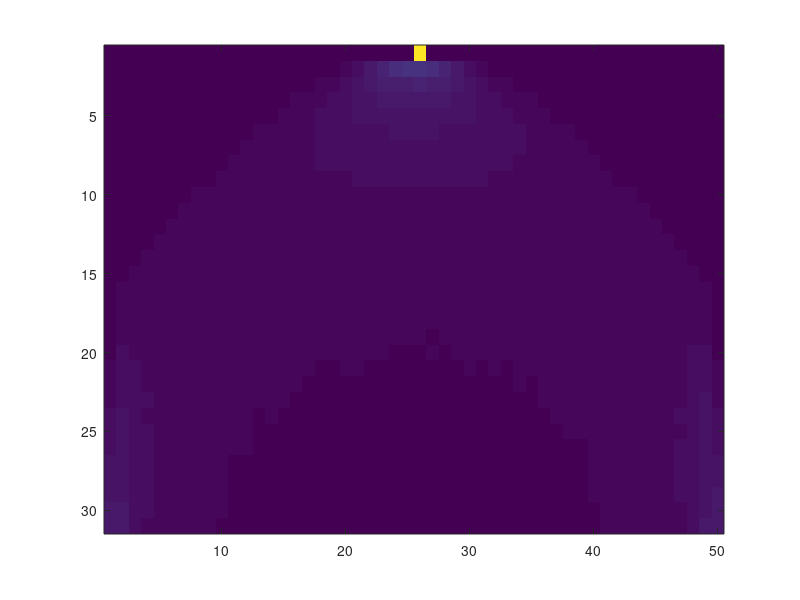
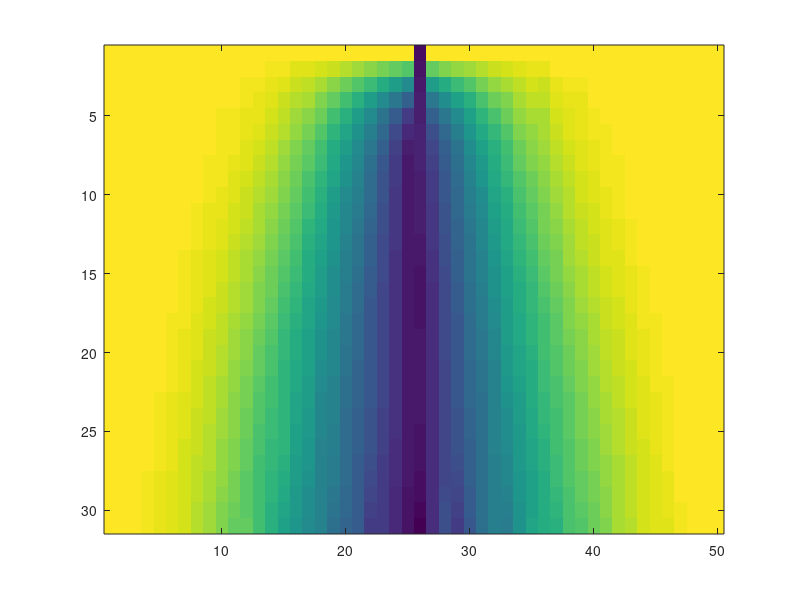

MATLAB code for these plots, in order:
function [Vd,Ve] = embodiedValue(sig2, c, T)
%% plots an example of a value function and the associated bound, when you ...
%% have to move to the target
%
% sig2 is the overall task difficulty (variance of prior on mu), c is the
% evidence accumulation cost, and t is the time until which the values are
% to be computed. The function computes until 5*t that time, but only
% displays the value function / bounds until t.
%
% If not given, the arguments default to sig2 = 0.5^2, c = 0.1, and t = 3.


%% settings
% task difficulty
if nargin < 1, sig2 = 0.5^2; end;
% cost for accumulating evidence
if nargin < 2, c = 0.1; end;
% time-frame of interest
if nargin < 3, T = 3; end
% discretisation of belief and time (coarse, as only visualisation)
g_num = 50; %100
x_num = 5; %number of steps needed to move to either L or R target
dt = 0.1;

%% compute the value function
makeFlat = @(x) x(:);

%% time steps
ts = 0:dt:T;
N = length(ts);

% ggAll = zeros(numel(gs),numel(gs),N);
% %bins = f;
nInstances = 10000;
numAccum = 10;
x = meshgrid((1:N)-1,1:nInstances);
Vd = 0;
ggOr = 0;Vhist = 0;
for i = 1:numAccum
    runs = randn(nInstances,length(ts)-1)*dt;
    rates = randn(nInstances,1)*sqrt(sig2)*dt;%(floor(rand(nInstances,1)*2)-.5)*dt/3;%
    runs = [zeros(nInstances,1) bsxfun(@plus,runs,rates)];
    runs = cumsum(runs,2);
    isRight = bsxfun(@times,sign(runs),sign(rates))/2+.5;
    Vd = Vd + accumarray([x(:)+1 binFun(makeFlat(runs(:)),g_num)],isRight(:),[],@sum);
    Vhist = Vhist + accumarray([x(:)+1 binFun(makeFlat(runs(:)),g_num)],ones(1,numel(isRight)));
    ggOr = ggOr + accumarray([makeFlat(x(:,1:end-1))+1 binFun(makeFlat(runs(:,1:end-1)),g_num) ...
        binFun(makeFlat(runs(:,2:end)),g_num)],ones(1,(N-1)*nInstances));%...
        %min(g_num,max(1,round((makeFlat(runs(:,1:end-1))/scale+.5)*g_num))) ...
        %min(g_num,max(1,round((makeFlat(runs(:,2:end))/scale+.5)*g_num)))],ones(1,(N-1)*nInstances));
end
Vd = Vd./Vhist;Vd(isnan(Vd)) = 1;

%for i = 1:size(ggOr,2)
%     for j = 1:size(ggOr,3)
%         ggOr(:,i,j) = filtfilt(gausswin(7),sum(gausswin(7)),ggOr(:,i,j));
%
%end
for i = 1:size(Vd,2)
    Vd(:,i) = filtfilt(gausswin(1/dt),sum(gausswin(1/dt)),Vd(:,i));
end
ggOr = bsxfun(@rdivide, ggOr, sum(ggOr, 3));
figure;imagesc(Vhist);
 figure;imagesc(Vd);
% figure;imagesc(squeeze(ggOr(end,:,:))-squeeze(ggOr(end,:,:))');
% figure;imagesc(squeeze(ggOr(round(end*.75),:,:) - ggOr(round(end/4))));
% figure;imagesc(ggAll-ggAll');
% return
Ve = NaN(N-1, g_num);
Vd = Vd(2:end,:,:);
for i = N-1:-1:1
    % compute next value, V(g, t(i) + dt)
    if i == N-1
        % in the last step, there is no next Ve
        Vt = Vd(i,:);
%        Vt1 = Vd(i,:);
    else
        Vt = max(Vd(i,:), Ve(i+1, :));
%        Vt1 = max(Vd(i,:),Ve1(i+1,:));
    end
    % based on this, compute current value for accumulating more evidence
    gg = squeeze(ggOr(i,:,:));%belieftrans(invgs, dt / (ts(i) + sig2));
    % Vt1 * gg' results in the expected future value
    Ve(i, :) = Vt * gg' - c * dt;
%    Ve1(i,:) = Vt1* ggAll' - c * dt;
end

function dat = binFun(dat,nBins)
dat = round((tanh(dat)+1)/2*(nBins-1)+1);